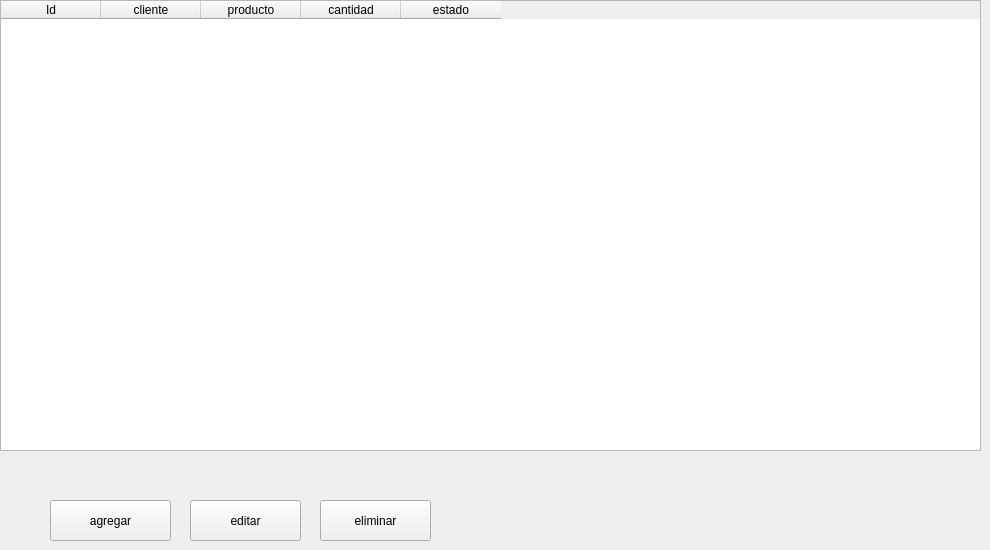
            <widget class="QWidget" name="reservas">
             <widget class="QTableWidget" name="tbl_reservas">
              <property name="geometry">
               <rect>
                <x>0</x>
                <y>0</y>
                <width>981</width>
                <height>451</height>
               </rect>
              </property>
              <property name="styleSheet">
               <string notr="true">#tbl_reservas{
color:white
}

</string>
              </property>
              <column>
               <property name="text">
                <string>Id</string>
               </property>
              </column>
              <column>
               <property name="text">
                <string>cliente</string>
               </property>
              </column>
              <column>
               <property name="text">
                <string>producto</string>
               </property>
              </column>
              <column>
               <property name="text">
                <string>cantidad</string>
               </property>
              </column>
              <column>
               <property name="text">
                <string>estado</string>
               </property>
              </column>
             </widget>
             <widget class="QPushButton" name="btn_agregarR">
              <property name="geometry">
               <rect>
                <x>50</x>
                <y>500</y>
                <width>121</width>
                <height>41</height>
               </rect>
              </property>
              <property name="cursor">
               <cursorShape>PointingHandCursor</cursorShape>
              </property>
              <property name="text">
               <string>agregar</string>
              </property>
              <property name="icon">
               <iconset>
                <normaloff>img/agregar.png</normaloff>img/agregar.png</iconset>
              </property>
              <property name="iconSize">
               <size>
                <width>40</width>
                <height>40</height>
               </size>
              </property>
             </widget>
             <widget class="QPushButton" name="btn_editarR">
              <property name="geometry">
               <rect>
                <x>190</x>
                <y>500</y>
                <width>111</width>
                <height>41</height>
               </rect>
              </property>
              <property name="cursor">
               <cursorShape>PointingHandCursor</cursorShape>
              </property>
              <property name="text">
               <string>editar</string>
              </property>
              <property name="icon">
               <iconset>
                <normaloff>img/actualizar.png</normaloff>img/actualizar.png</iconset>
              </property>
              <property name="iconSize">
               <size>
                <width>40</width>
                <height>40</height>
               </size>
              </property>
             </widget>
             <widget class="QPushButton" name="btn_eliminarR">
              <property name="geometry">
               <rect>
                <x>320</x>
                <y>500</y>
                <width>111</width>
                <height>41</height>
               </rect>
              </property>
              <property name="cursor">
               <cursorShape>PointingHandCursor</cursorShape>
              </property>
              <property name="text">
               <string>eliminar</string>
              </property>
              <property name="icon">
               <iconset>
                <normaloff>img/basura.png</normaloff>img/basura.png</iconset>
              </property>
              <property name="iconSize">
               <size>
                <width>40</width>
                <height>40</height>
               </size>
              </property>
             </widget>
            </widget>
